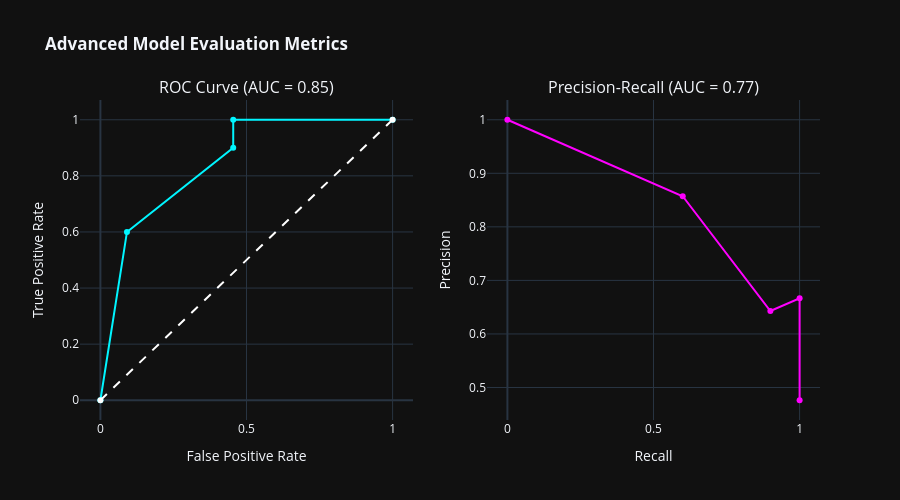

Notebook code cell kept with this figure:
### Code cell
# 1. Get prediction probabilities (confidence scores) instead of binary 0/1 labels
y_scores = best_xgb_model.predict_proba(X_test)[:, 1]

# 2. Calculate ROC metrics
fpr, tpr, roc_thresholds = roc_curve(y_test, y_scores)
roc_auc = auc(fpr, tpr)

# 3. Calculate Precision-Recall metrics
precision, recall, pr_thresholds = precision_recall_curve(y_test, y_scores)
pr_auc = average_precision_score(y_test, y_scores)

# 4. Create a 1x2 subplot for side-by-side curves
fig_curves = make_subplots(
    rows=1, cols=2, 
    subplot_titles=(f"ROC Curve (AUC = {roc_auc:.2f})", f"Precision-Recall (AUC = {pr_auc:.2f})")
)

# --- Add ROC Curve to Subplot 1 ---
fig_curves.add_trace(go.Scatter(x=fpr, y=tpr, name='ROC', line=dict(color='#00F5FF', width=2)), row=1, col=1)
fig_curves.add_trace(go.Scatter(x=[0, 1], y=[0, 1], name='Random Guess', line=dict(color='white', dash='dash')), row=1, col=1)

# --- Add Precision-Recall Curve to Subplot 2 ---
fig_curves.add_trace(go.Scatter(x=recall, y=precision, name='PR Curve', line=dict(color='#FF00FF', width=2)), row=1, col=2)

# 5. Polish the layout
fig_curves.update_layout(
    title="<b>Advanced Model Evaluation Metrics</b>",
    template='plotly_dark',
    height=500,
    showlegend=False
)

# Update axis labels
fig_curves.update_xaxes(title_text="False Positive Rate", row=1, col=1)
fig_curves.update_yaxes(title_text="True Positive Rate", row=1, col=1)
fig_curves.update_xaxes(title_text="Recall", row=1, col=2)
fig_curves.update_yaxes(title_text="Precision", row=1, col=2)

fig_curves.show()

### Figure 1 — Plotly figure (JSON) as saved in the notebook; plotly's stock layout.template omitted (floating-point values rounded to 4 significant figures)
{"data": [{"line": {"color": "#00F5FF", "width": 2}, "name": "ROC", "type": "scatter", "x": [0.0, 0.09091, 0.4545, 0.4545, 1.0], "xaxis": "x", "y": [0.0, 0.6, 0.9, 1.0, 1.0], "yaxis": "y"}, {"line": {"color": "white", "dash": "dash"}, "name": "Random Guess", "type": "scatter", "x": [0, 1], "xaxis": "x", "y": [0, 1], "yaxis": "y"}, {"line": {"color": "#FF00FF", "width": 2}, "name": "PR Curve", "type": "scatter", "x": [1.0, 1.0, 0.9, 0.6, 0.0], "xaxis": "x2", "y": [0.4762, 0.6667, 0.6429, 0.8571, 1.0], "yaxis": "y2"}], "layout": {"annotations": [{"font": {"size": 16}, "showarrow": false, "text": "ROC Curve (AUC = 0.85)", "x": 0.225, "xanchor": "center", "xref": "paper", "y": 1, "yanchor": "bottom", "yref": "paper"}, {"font": {"size": 16}, "showarrow": false, "text": "Precision-Recall (AUC = 0.77)", "x": 0.775, "xanchor": "center", "xref": "paper", "y": 1, "yanchor": "bottom", "yref": "paper"}], "height": 500, "showlegend": false, "title": {"text": "<b>Advanced Model Evaluation Metrics</b>"}, "xaxis": {"anchor": "y", "domain": [0, 0.45], "title": {"text": "False Positive Rate"}}, "xaxis2": {"anchor": "y2", "domain": [0.55, 1], "title": {"text": "Recall"}}, "yaxis": {"anchor": "x", "domain": [0, 1], "title": {"text": "True Positive Rate"}}, "yaxis2": {"anchor": "x2", "domain": [0, 1], "title": {"text": "Precision"}}}}
